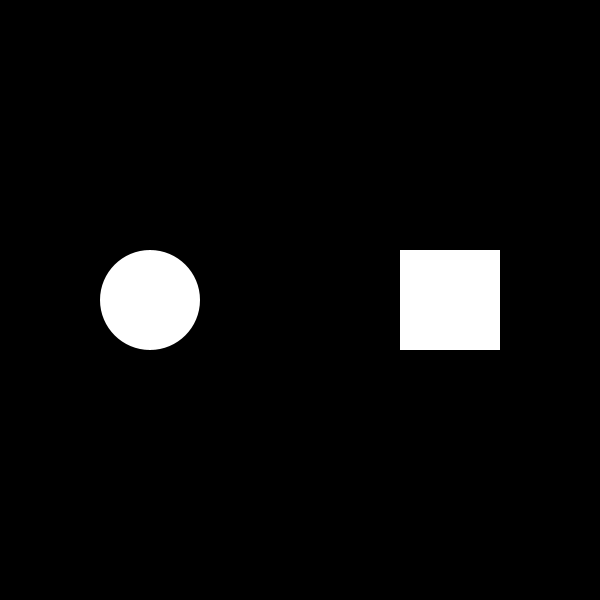
Frame 1 (no input)
Frame 60 (the mouse pressed at the canvas centre just before this capture): identical to frame 1, image omitted
Frame 120 (the mouse held since frame 60 and released just before this capture): identical to frame 1, image omitted

The Processing sketch that drew this single still picture (run headless with seeded random() and noise(); from frame 60 on, the mouse is pressed at the canvas centre):

// Processing sketch: processing_113581
// ── processing_113581.pde

void setup() {
  size(600, 600);
  smooth();
}

void draw() {
  background(0);
  noStroke();
  rectMode(CENTER);

  fill(255);
  ellipse(width/4, height/2, 100, 100);
  rect(3*width/4, height/2, 100, 100);

  if (mouseX>100 && mouseX<250) {
    fill(255, 0, 0);
    stroke(255);
    strokeWeight(30);
    ellipse(width/4, height/2, 150, 150);
  }
  if (mouseX>400 && mouseX<550) {
    fill(255);
    stroke(0, 255, 0);
    strokeWeight(30);
    rect(3*width/4, height/2, 150, 150);
  }
}
